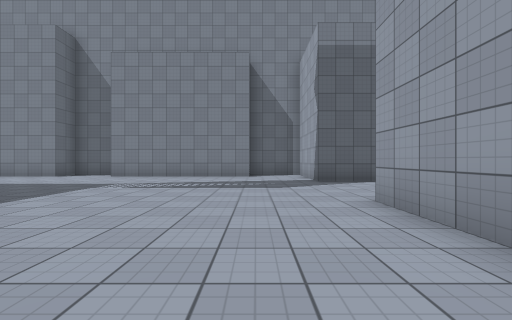
view 1 (above)

18 first-person views from a walk through a 3-D level made in the Unity game engine. The camera is 1.2 m above the floor, looks level and sees 90° across. The floor is counted in squares, 2 m on a side. Each view is taken from the middle of a square. On the plan, view 1 faces up. The plan holds only what a view shows up to about 9 squares ahead; the rest is blank. The player character is not drawn. Surface patterns are stand-ins for the level's own textures.

view 2
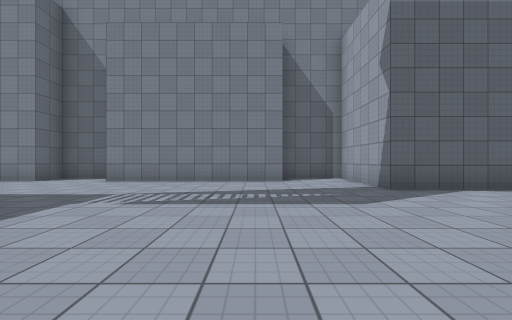

view 3
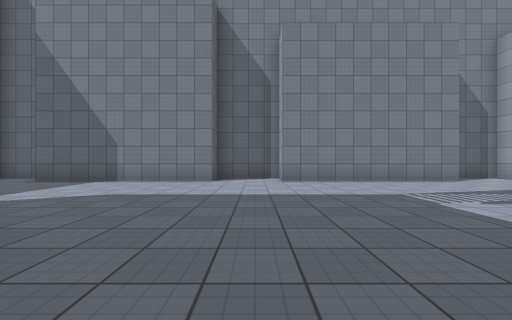

view 4
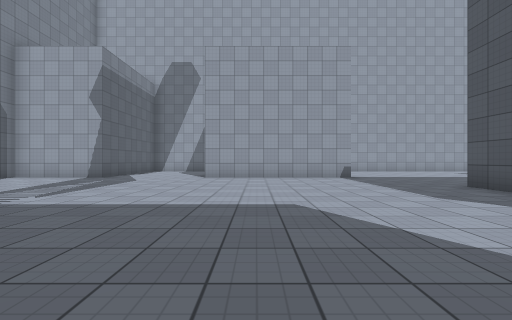

view 5
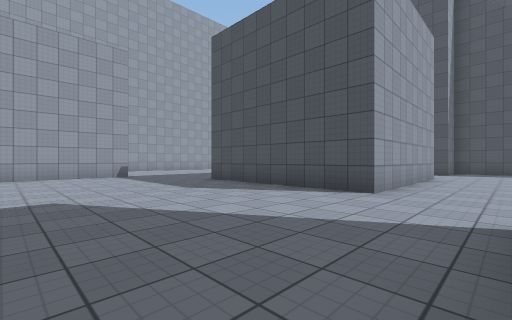

view 6
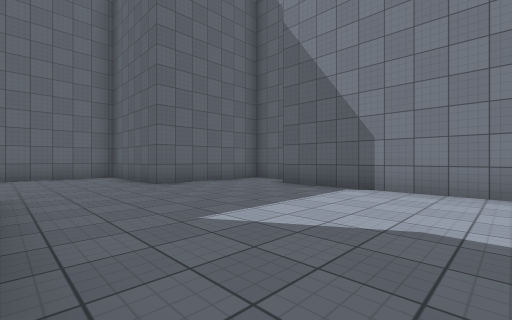

view 7
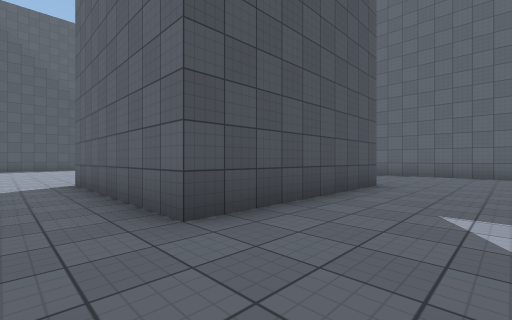

view 8
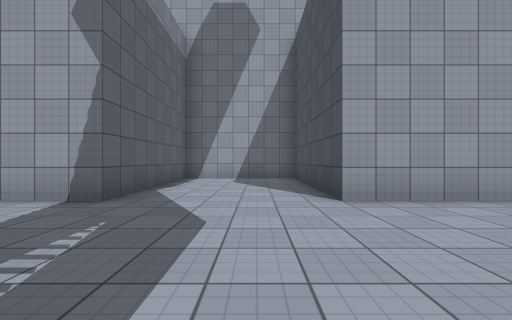

view 9
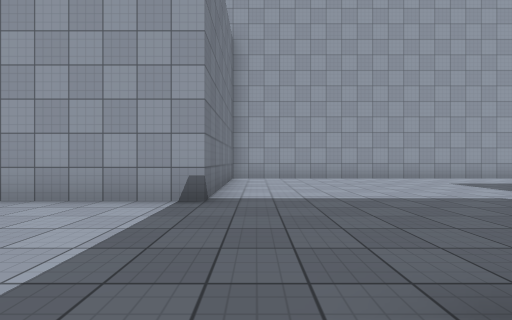

view 10
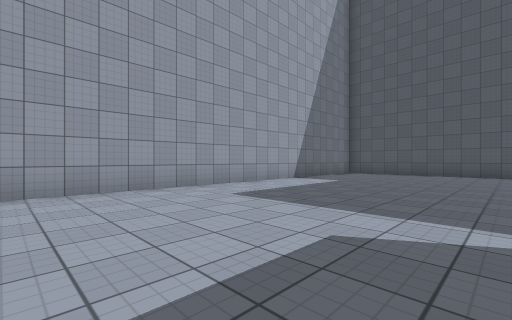

view 11
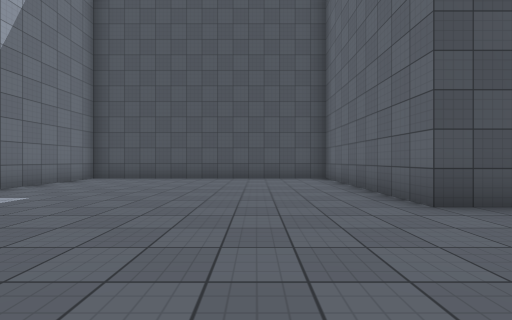

view 12
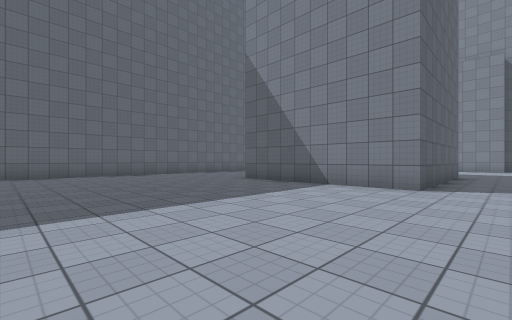

view 13
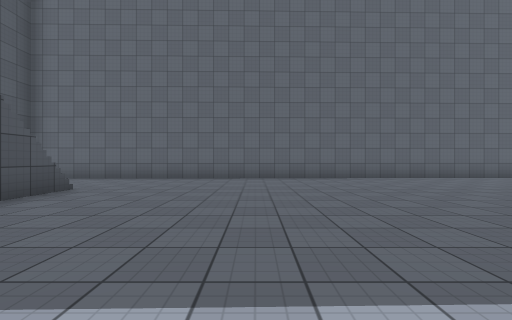

view 14
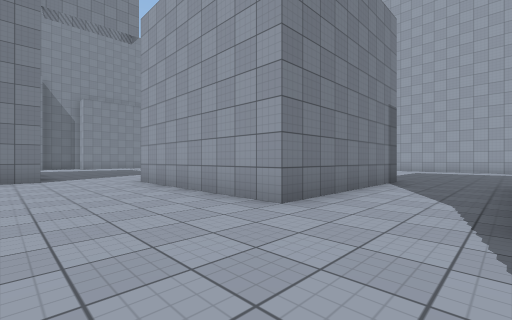

view 15
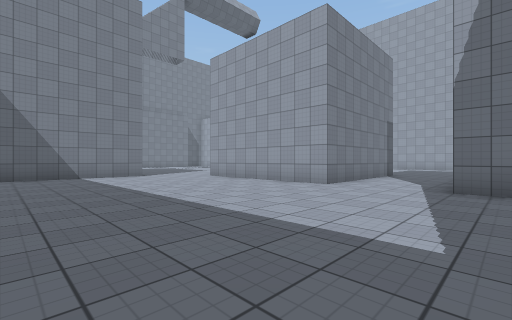

view 16
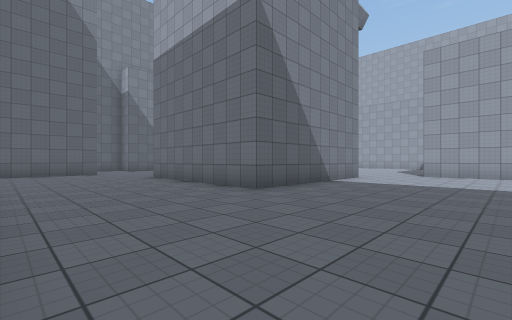

view 17
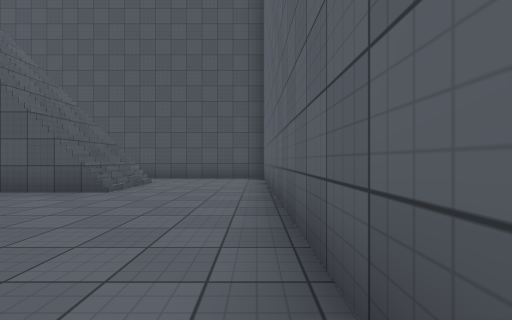

view 18
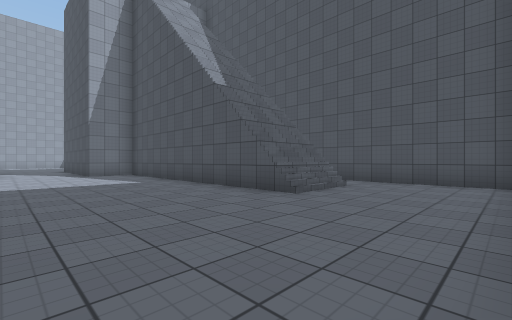

### Floor plan
Key: @ floor where view 1 was taken; # wall or solid block; . main floor; : floor 16 m higher than the main floor; / step, stairs or slope.
Columns run from 18 left of view 1 to 7 right of it. Each row starts with its distance up from view 1.
 11    ####   ####   ####
 10    #..#####..#####..#
  9    #................#
  8    #................######
  7 ####.....................#
  6 #........................#
  5 #........................#
  4 #........................#
  3  ....#####..........######
  2  ....#   #..........#
  1 #....#   #..........#
  0 #....#   #........@.#
 -1 #....#####..........######
 -2 #........................#
 -3 #...........#####........#
 -4 #...........#     .......#
 -5 #...........#      ......#
 -6 #...........#      ......#
 -7 #...........#####  ......#
 -8 #........................#
 -9 #........................#
-10 #........................#
-11 #...........:    ........#
-12 #...///////      ........#
-13 #...//////       ........#
-14 #....            ........#
-15 #....            ........#
-16 ######           #########

Where each view was taken, in squares from view 1:
view 1: 0 up, 0 right, facing up
view 2: 2 up, 1 left, facing up
view 3: 2 up, 6 left, facing up
view 4: 2 up, 7 left, facing right
view 5: 2 up, 8 left, facing down-right
view 6: 4 up, 8 left, facing up-left
view 7: 6 up, 7 left, facing down-left
view 8: 5 up, 2 left, facing right
view 9: 2 down, 2 left, facing right
view 10: 4 down, 1 right, facing down-right
view 11: 7 down, 1 right, facing down
view 12: 7 down, 7 left, facing up-left
view 13: 8 down, 9 left, facing left
view 14: 10 down, 9 left, facing up-right
view 15: 11 down, 12 left, facing up-right
view 16: 5 down, 17 left, facing up-right
view 17: 7 down, 17 left, facing down
view 18: 8 down, 17 left, facing down-right
